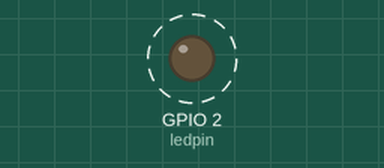
The sketch below on a simulated ESP32. On the bench: output pins drawn as LEDs (lit = HIGH). Dashed ring = blinking. WiFi joins after 1.5 s; servers stay silent unless stated; the Firebase database answers and starts empty; what the sketch prints to the serial monitor is not drawn.

Above: at 1.65 s.
Timing chart, 0 to 4.5 s (numbered marks = the images above):
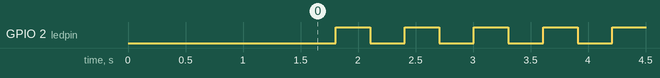

Measured:
- by itself, GPIO 2 (ledpin): alternates HIGH for 0.30 s and LOW for 0.30 s

The sketch:

sketch_dec15b__Ignore.ino
```cpp
#include <Arduino.h>
#include <WiFi.h>
#include <FirebaseESP32.h>
#include <WiFiMulti.h>

#define FIREBASE_HOST "alteratutorial-default-rtdb.europe-west1.firebasedatabase.app"
#define FIREBASE_AUTH "9U5cGGnuLfcHWckDeVCA5hvMSf1Ki55yUNlVU6BQ"

#define RX2 16
#define TX2 17
#define ledpin 2

WiFiMulti wifiMulti;
FirebaseData fbdo;
int temperature, packet;

bool a = false;
void blink();
void connectToWiFi();
void sendTemperatureToFirebase(float temp);

void setup() {
  Serial.begin(115200);
  Serial2.begin(9600, SERIAL_8N1, RX2, TX2);

  pinMode(ledpin, OUTPUT);

  connectToWiFi();

  Firebase.begin(FIREBASE_HOST, FIREBASE_AUTH);
  Firebase.reconnectWiFi(true);
}

void connectToWiFi() {
  wifiMulti.addAP("Ams_2.4GHz", "0523993253A");
  wifiMulti.addAP("ORYAM", "12345678");
  wifiMulti.addAP("upstairs", "10203040");

  while (wifiMulti.run() != WL_CONNECTED) {
    Serial.println("WiFi not connected. Retrying...");
    delay(1000);
  }

  Serial.printf("Connected to %s\nIP address: %s\n", WiFi.SSID().c_str(),
                WiFi.localIP().toString().c_str());
}

const char* TEMPERATURE_PATH = "/kar98Info/temperature";
const char* CAR_CONTROL_PATH = "/kar98Info/carControl";

void loop() {
  readTemperature();
  sendTemperatureToFirebase(temperature);
  checkCarControl();
  sendPacket();
  blink();
}

void readTemperature() {
  while (Serial2.available()) {
    temperature = Serial2.read();
  }
}

void sendTemperatureToFirebase(float temp) {
  if (Firebase.ready()) {
    if (Firebase.setFloat(fbdo, TEMPERATURE_PATH, temp)) {
      Serial.println("Temperature sent to Firebase: " + String(temp));
    } else {
      Serial.println("Failed to send temperature to Firebase");
    }
  }
}

void checkCarControl() {
  if (Firebase.ready()) {
    if (Firebase.getInt(fbdo, CAR_CONTROL_PATH)) {
      packet = fbdo.intData();
      Serial.println(packet);
    }
    fbdo.clear();
  }
}

void sendPacket() {
  if (Serial2.available()) {
    Serial2.write(packet);
  }
}

void blink() {
  a = not a;
  if (a)
    digitalWrite(ledpin, HIGH);
  else
    digitalWrite(ledpin, LOW);
}
```
